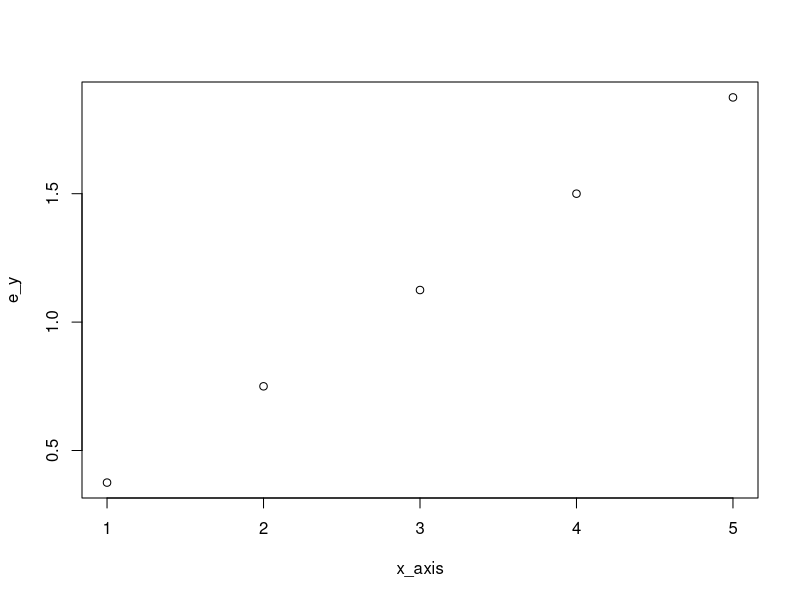

This figure's R source:
#Question 1
final_result<-0
for(m in 1:200){
  result<-0
  beta<-2/6
  lambda_e<-2/6
  for(i in 1 : 10000){
   time_e <- rexp(1, rate = lambda_e) 
   lambda_p<-beta*time_e
   p<-ppois(2,lambda_p)
   result=result+p
  }
  result_p=result/10000
  final_result=final_result+result_p
}
final_result/200

#Question 2
x_axis<-c(1,2,3,4,5)
e_y<-c()
for(a in 1 :5){
  final_result<-0
  for(x in 1:200){
    result <- 0
    for ( i in 1:10000){
      x<-runif(1,min=0,max=a)
      if(x<(a/2)){
        p<-x
      }
      else {
        p<-(a/2)
      }
      result<-result + (p)
    }
    final_result<-final_result+(result/10000)
  }
  final_result<-final_result/200
  e_y<-append(e_y,final_result)
}
e_y
plot(x_axis,e_y)
  

    